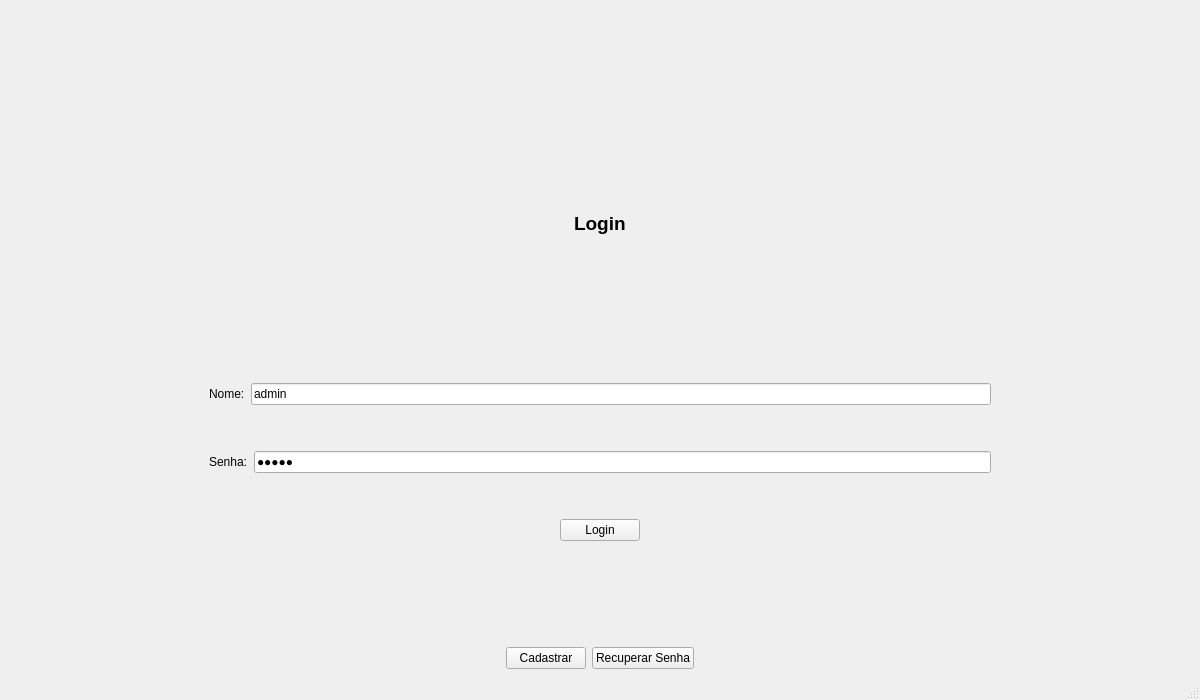
<?xml version="1.0" encoding="UTF-8"?>
<ui version="4.0">
 <class>LoginWindow</class>
 <widget class="QMainWindow" name="LoginWindow">
  <property name="windowModality">
   <enum>Qt::NonModal</enum>
  </property>
  <property name="geometry">
   <rect>
    <x>0</x>
    <y>0</y>
    <width>1200</width>
    <height>700</height>
   </rect>
  </property>
  <property name="sizePolicy">
   <sizepolicy hsizetype="Preferred" vsizetype="Preferred">
    <horstretch>0</horstretch>
    <verstretch>0</verstretch>
   </sizepolicy>
  </property>
  <property name="windowTitle">
   <string>CorpusBD</string>
  </property>
  <widget class="QWidget" name="centralwidget">
   <layout class="QVBoxLayout" name="verticalLayout_3">
    <item>
     <spacer name="verticalSpacer">
      <property name="orientation">
       <enum>Qt::Vertical</enum>
      </property>
      <property name="sizeType">
       <enum>QSizePolicy::Fixed</enum>
      </property>
      <property name="sizeHint" stdset="0">
       <size>
        <width>20</width>
        <height>100</height>
       </size>
      </property>
     </spacer>
    </item>
    <item>
     <layout class="QVBoxLayout" name="verticalLayout">
      <item>
       <layout class="QHBoxLayout" name="horizontalLayout_5">
        <item>
         <spacer name="horizontalSpacer_3">
          <property name="orientation">
           <enum>Qt::Horizontal</enum>
          </property>
          <property name="sizeHint" stdset="0">
           <size>
            <width>40</width>
            <height>20</height>
           </size>
          </property>
         </spacer>
        </item>
        <item>
         <widget class="QLabel" name="label_3">
          <property name="font">
           <font>
            <pointsize>14</pointsize>
            <weight>75</weight>
            <bold>true</bold>
           </font>
          </property>
          <property name="text">
           <string>Login</string>
          </property>
         </widget>
        </item>
        <item>
         <spacer name="horizontalSpacer_4">
          <property name="orientation">
           <enum>Qt::Horizontal</enum>
          </property>
          <property name="sizeHint" stdset="0">
           <size>
            <width>40</width>
            <height>20</height>
           </size>
          </property>
         </spacer>
        </item>
       </layout>
      </item>
      <item>
       <spacer name="verticalSpacer_3">
        <property name="orientation">
         <enum>Qt::Vertical</enum>
        </property>
        <property name="sizeType">
         <enum>QSizePolicy::Fixed</enum>
        </property>
        <property name="sizeHint" stdset="0">
         <size>
          <width>20</width>
          <height>40</height>
         </size>
        </property>
       </spacer>
      </item>
      <item>
       <layout class="QHBoxLayout" name="horizontalLayout">
        <item>
         <spacer name="horizontalSpacer_7">
          <property name="orientation">
           <enum>Qt::Horizontal</enum>
          </property>
          <property name="sizeType">
           <enum>QSizePolicy::Fixed</enum>
          </property>
          <property name="sizeHint" stdset="0">
           <size>
            <width>200</width>
            <height>20</height>
           </size>
          </property>
         </spacer>
        </item>
        <item>
         <widget class="QLabel" name="label_1">
          <property name="text">
           <string>Nome:</string>
          </property>
         </widget>
        </item>
        <item>
         <widget class="QLineEdit" name="txt_name">
          <property name="text">
           <string>admin</string>
          </property>
         </widget>
        </item>
        <item>
         <spacer name="horizontalSpacer_8">
          <property name="orientation">
           <enum>Qt::Horizontal</enum>
          </property>
          <property name="sizeType">
           <enum>QSizePolicy::Fixed</enum>
          </property>
          <property name="sizeHint" stdset="0">
           <size>
            <width>200</width>
            <height>20</height>
           </size>
          </property>
         </spacer>
        </item>
       </layout>
      </item>
      <item>
       <spacer name="verticalSpacer_4">
        <property name="orientation">
         <enum>Qt::Vertical</enum>
        </property>
        <property name="sizeType">
         <enum>QSizePolicy::Fixed</enum>
        </property>
        <property name="sizeHint" stdset="0">
         <size>
          <width>20</width>
          <height>40</height>
         </size>
        </property>
       </spacer>
      </item>
      <item>
       <layout class="QHBoxLayout" name="horizontalLayout_2">
        <item>
         <spacer name="horizontalSpacer_9">
          <property name="orientation">
           <enum>Qt::Horizontal</enum>
          </property>
          <property name="sizeType">
           <enum>QSizePolicy::Fixed</enum>
          </property>
          <property name="sizeHint" stdset="0">
           <size>
            <width>200</width>
            <height>20</height>
           </size>
          </property>
         </spacer>
        </item>
        <item>
         <widget class="QLabel" name="label_2">
          <property name="text">
           <string>Senha:</string>
          </property>
         </widget>
        </item>
        <item>
         <widget class="QLineEdit" name="txt_password">
          <property name="text">
           <string>admin</string>
          </property>
          <property name="echoMode">
           <enum>QLineEdit::Password</enum>
          </property>
          <property name="readOnly">
           <bool>false</bool>
          </property>
         </widget>
        </item>
        <item>
         <spacer name="horizontalSpacer_10">
          <property name="orientation">
           <enum>Qt::Horizontal</enum>
          </property>
          <property name="sizeType">
           <enum>QSizePolicy::Fixed</enum>
          </property>
          <property name="sizeHint" stdset="0">
           <size>
            <width>200</width>
            <height>20</height>
           </size>
          </property>
         </spacer>
        </item>
       </layout>
      </item>
      <item>
       <spacer name="verticalSpacer_5">
        <property name="orientation">
         <enum>Qt::Vertical</enum>
        </property>
        <property name="sizeType">
         <enum>QSizePolicy::Fixed</enum>
        </property>
        <property name="sizeHint" stdset="0">
         <size>
          <width>20</width>
          <height>40</height>
         </size>
        </property>
       </spacer>
      </item>
      <item>
       <layout class="QHBoxLayout" name="horizontalLayout_6">
        <item>
         <spacer name="horizontalSpacer_5">
          <property name="orientation">
           <enum>Qt::Horizontal</enum>
          </property>
          <property name="sizeHint" stdset="0">
           <size>
            <width>40</width>
            <height>20</height>
           </size>
          </property>
         </spacer>
        </item>
        <item>
         <widget class="QPushButton" name="pushButton">
          <property name="styleSheet">
           <string notr="true"/>
          </property>
          <property name="text">
           <string>Login</string>
          </property>
         </widget>
        </item>
        <item>
         <spacer name="horizontalSpacer_6">
          <property name="orientation">
           <enum>Qt::Horizontal</enum>
          </property>
          <property name="sizeHint" stdset="0">
           <size>
            <width>40</width>
            <height>20</height>
           </size>
          </property>
         </spacer>
        </item>
       </layout>
      </item>
      <item>
       <spacer name="verticalSpacer_2">
        <property name="orientation">
         <enum>Qt::Vertical</enum>
        </property>
        <property name="sizeType">
         <enum>QSizePolicy::Fixed</enum>
        </property>
        <property name="sizeHint" stdset="0">
         <size>
          <width>20</width>
          <height>100</height>
         </size>
        </property>
       </spacer>
      </item>
      <item>
       <layout class="QHBoxLayout" name="horizontalLayout_4">
        <item>
         <spacer name="horizontalSpacer">
          <property name="orientation">
           <enum>Qt::Horizontal</enum>
          </property>
          <property name="sizeHint" stdset="0">
           <size>
            <width>40</width>
            <height>20</height>
           </size>
          </property>
         </spacer>
        </item>
        <item>
         <widget class="QPushButton" name="pushButton_2">
          <property name="text">
           <string>Cadastrar</string>
          </property>
         </widget>
        </item>
        <item>
         <widget class="QPushButton" name="pushButton_3">
          <property name="text">
           <string>Recuperar Senha</string>
          </property>
         </widget>
        </item>
        <item>
         <spacer name="horizontalSpacer_2">
          <property name="orientation">
           <enum>Qt::Horizontal</enum>
          </property>
          <property name="sizeHint" stdset="0">
           <size>
            <width>40</width>
            <height>20</height>
           </size>
          </property>
         </spacer>
        </item>
       </layout>
      </item>
     </layout>
    </item>
   </layout>
  </widget>
  <widget class="QMenuBar" name="menubar">
   <property name="geometry">
    <rect>
     <x>0</x>
     <y>0</y>
     <width>1200</width>
     <height>22</height>
    </rect>
   </property>
  </widget>
  <widget class="QStatusBar" name="statusbar"/>
 </widget>
 <resources/>
 <connections/>
</ui>
